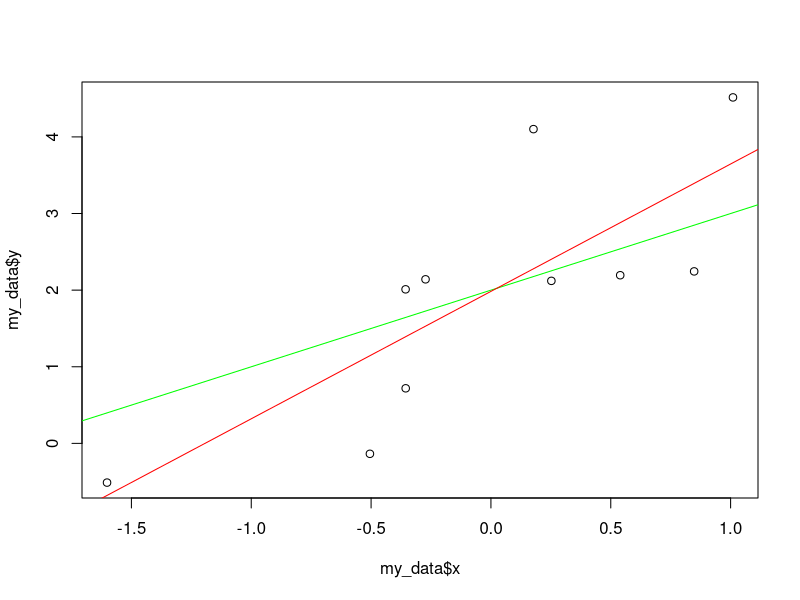
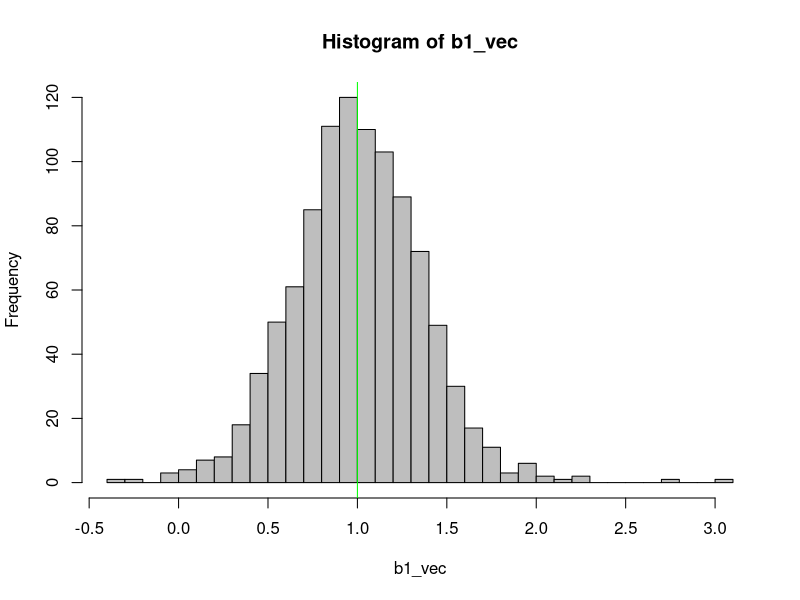

Here is the R script that generated these plots, in order:
# Setting the (unknown) population b0 and b1
beta_0 = 2
beta_1 = 1

n = 10 # Sample size 

my_data = data.frame(x = rnorm(n))
my_data$y = beta_0 + beta_1 * my_data$x + rnorm(n) # This conforms to SLR

plot(my_data$x, my_data$y)
abline(beta_0, beta_1, col = 'green') # True population line

reg = lm(y ~ x, data = my_data)
abline(reg, col = 'red') # Sample estimate (OLS)

n_reps = 1000
b1_vec = c()

for (i in 1:n_reps){
  my_data = data.frame(x = rnorm(n)) # Creating random data
  my_data$y = beta_0 + beta_1 * my_data$x + rnorm(n)
  reg = lm(y ~ x, data = my_data) # Running regression
  b1_vec = c(b1_vec, reg$coefficients[2]) # Adds beta1hat to b1_vec
}

hist(b1_vec, breaks = 30, col = 'gray')
abline(v = beta_1, col = 'green')

reg$coefficients
options(digits = 15)
